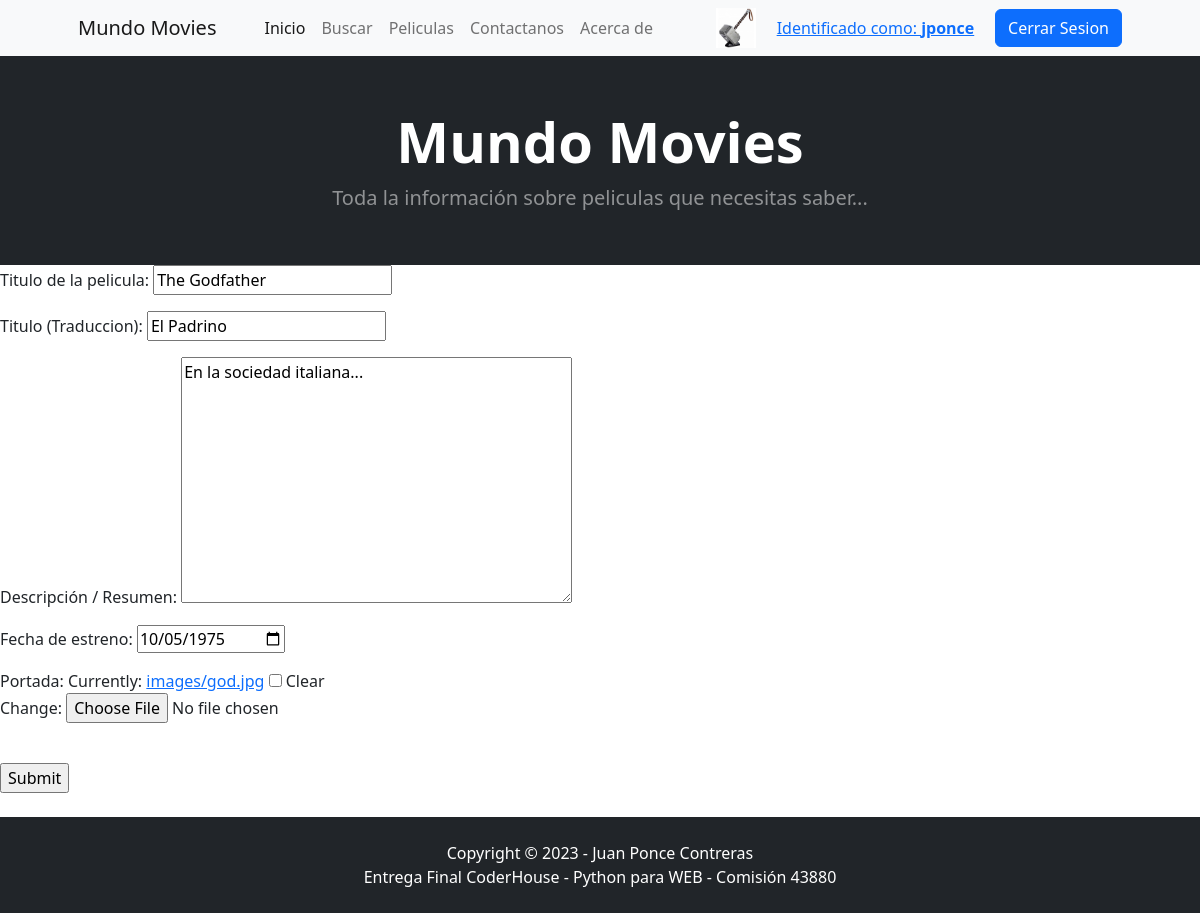
Page /AppF/movie-update/19/ (signed in) on the committed database.
### AppF/models.py (models this page shows, shortened)
class Movie(models.Model):
    nombre    = models.CharField(max_length=100, verbose_name='Titulo de la pelicula')
    nombre_tr = models.CharField(max_length=100, verbose_name='Titulo (Traduccion)')
    descrip   = models.TextField(verbose_name='Descripción / Resumen')
    fecha_est = models.DateField(verbose_name='Fecha de estreno')
    imagen    = models.ImageField(verbose_name='Portada', upload_to='images', blank=True, null=True)
    class Meta():
        ordering = ('nombre','nombre_tr')
        unique_together = ('nombre',)

### AppF/views.py (the view)
# urls.py: path('movie-update/<pk>/', movieUpdate.as_view(), name='movieUpdate'),
class movieUpdate(UpdateView):
    model = Movie
    template_name = "movie_update.html"
    fields = ('__all__')
    success_url = '/AppF/movie-list'
    context_object_name = "movie"
    def get_context_data(self, **kwargs):
        context = super().get_context_data(**kwargs)
        if 'ava' in globals():
            context['url_avatar'] = ava
        return context

### AppF/templates/movie_update.html
{% extends 'base.html' %}
{% block cuerpo %}
<form action="{% url 'movieUpdate' movie.id %}" method="POST" enctype="multipart/form-data">{% csrf_token %}
{{form.as_p}}
<br>
<input type="submit" name="Actualizar">
<br>
</form>
<br>
{% endblock cuerpo %}

### AppF/templates/navbar.html (shortened to what this page needs)
        <nav class="navbar navbar-expand-lg navbar-light bg-light">
            <div class="container px-4 px-lg-5">
                <a class="navbar-brand" href="#!">Mundo Movies</a>
                <div class="collapse navbar-collapse" id="navbarSupportedContent">
                    <ul class="navbar-nav me-auto mb-2 mb-lg-0 ms-lg-4">
                        <li class="nav-item"><a class="nav-link active" aria-current="page" href="{% url 'Inicio' %}">Inicio</a></li>
						<li class="nav-item"><a class="nav-link" aria-current="page" href="{% url 'busquedaMovie' %}">Buscar</a></li>
						<li class="nav-item"><a class="nav-link" aria-current="page" href="{% url 'movieList' %}">Peliculas</a></li>
                        <li class="nav-item"><a class="nav-link" aria-current="page" href="{% url 'Contactanos' %}">Contactanos</a></li>
						<li class="nav-item"><a class="nav-link" aria-current="page" href="{% url 'Acerca' %}">Acerca de</a></li>
                    </ul>
					{% if user.is_authenticated %}
						<div>
						<a href="{% url 'editarAvatar' %}">
						{% if url_avatar %}
							<img src="{{url_avatar}}" alt="avatar" height="40px">
						{% else %}
							{% load static %}
						{% endif %}
						</a>
						</div>
						<a href="{% url 'editarPerfil' %}">
						<div class="nav-item">Identificado como: <B>{{user.username}}</B></div>
						</a>
						<a class="btn btn-primary" href="{% url 'doLogout' %}">Cerrar Sesion</a>
					{% else %}
						<a class="btn btn-primary" href="{% url 'doLogin' %}">Iniciar Sesion</a>
					{% endif %}
                </div>
            </div>
        </nav>

### rows in the picture
Movie: nombre "The Godfather", nombre_tr "El Padrino", descrip "En la sociedad italiana...", fecha_est "10/05/1975"

### other values in the picture
{{ user.username }} "jponce"
